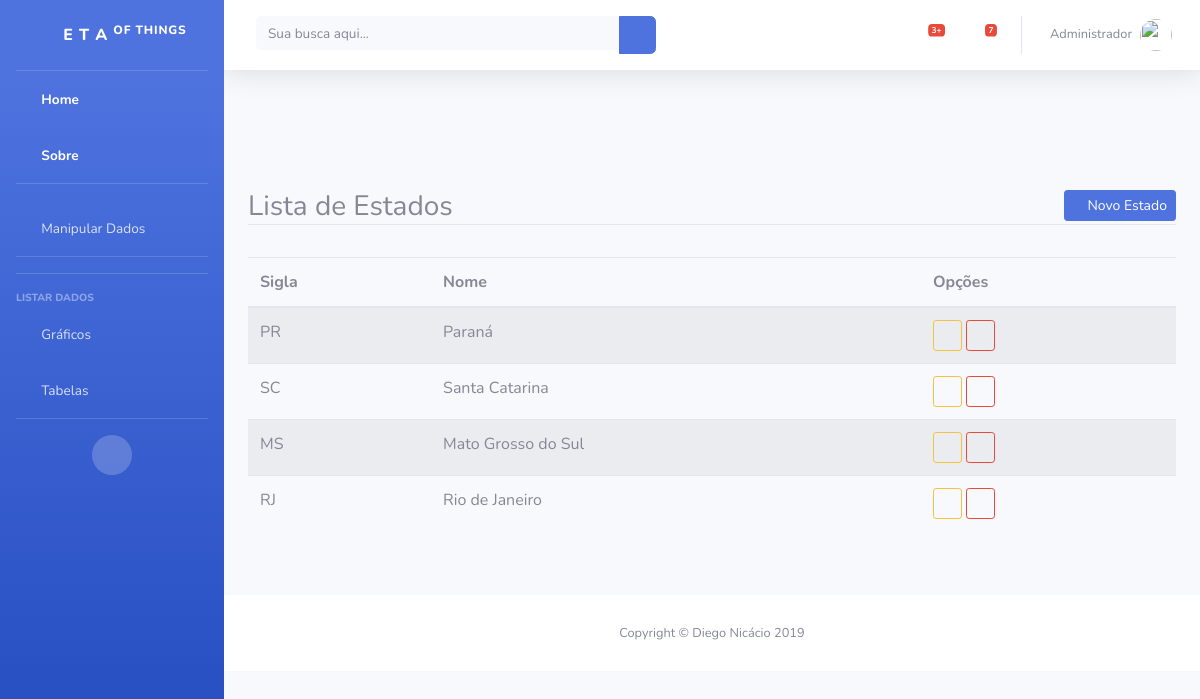
Screenshot of /listar/estado/ (signed in) with the database file from the repository.
### pessoa/models.py (models this page shows, shortened)
class Estado(models.Model):
    sigla = models.CharField(max_length=2)
    nome = models.CharField(max_length=50)

### pessoa/views.py (the view)
# urls.py: path('listar/estado/', EstadoList.as_view(), name="listar-estados"),
class EstadoList(GroupRequiredMixin, LoginRequiredMixin, ListView):
    group_required = u"Administrador"
    model = Estado
    template_name = "listas/list_estado.html"

### pessoa/templates/listas/list_estado.html
{% extends 'base.html' %}
{% load static %}
{% block main %}
<div class="container py-5">
    <div class="row mt-5">
        <div class="col-lg">
            <h3 class="border-bottom">
                Lista de Estados
                <a href="{% url 'cadastrar-cidade' %}" class="float-right btn btn-primary btn-sm">
                    <i class="fa fa-plus-circle" aria-hidden="true"></i>
                    Novo Estado
                </a>
            </h3>
        </div>
    </div>
    <div class="row">
        <div class="col-lg mt-4">
            <table class="table table-striped">
                <thead>
                    <tr>
                      <th>Sigla</th>
                      <th>Nome</th>
                      <th>Opções</th>
                    </tr>
                </thead>
                <tbody>
                    {% for obj in object_list %}
                    <tr>
                        <td>{{ obj.sigla }}</td>
                        <td>{{ obj.nome }}</td>
                        <td>
                            <a href="{% url 'editar-estado' obj.pk %}" class="btn btn-outline-warning btn-sm">
                                <i class="fa fa-edit" aria-hidden="true"></i>
                            </a>
                            <a href="{% url 'excluir-estado' obj.pk %}" class="btn btn-outline-danger btn-sm">
                                <i class="fa fa-trash" aria-hidden="true"></i>
                            </a>
                        </td>
                    </tr>
                    {% empty %}
                    <tr>
                        <td colspan="100%">Nenhum estado cadastrado</td>
                    </tr>
                    {% endfor %}
                </tbody>
            </table>
        </div>
    </div>
</div>
{% endblock %}

### pessoa/templates/base.html (shortened to what this page needs)
{% load static %}
<!DOCTYPE html>
<html lang="en">
<head>
  <link href="{% static 'vendor/bootstrap/css/bootstrap.css' %}" rel="stylesheet">
  <link href="{% static 'vendor/fontawesome-free/css/all.min.css' %}" rel="stylesheet" type="text/css">
  <link href="{% static 'css/sb-admin-2.min.css' %}" rel="stylesheet">
</head>
<body id="page-top">
  <div id="wrapper">
    {% block menu %}
    <ul class="navbar-nav bg-gradient-primary sidebar sidebar-dark accordion" id="accordionSidebar">
      <a class="sidebar-brand d-flex align-items-center justify-content-center" href="{% url 'index' %}">
        <div class="sidebar-brand-icon rotate-n-15">
          <i class="fas fa-laugh-wink"></i>
        </div>
        <div class="sidebar-brand-text mx-3">E  T  A   <sup>Of Things</sup></div>
      </a>
      <hr class="sidebar-divider my-0">
      <li class="nav-item active">
        <a class="nav-link" href="{% url 'index' %}">
          <i class="fas fa-fw fa-tachometer-alt"></i>
          <span>Home</span></a>
        </li>
        <li class="nav-item active">
          <a class="nav-link" href="{% url 'sobre' %}">
            <i class="fas fa-fw fa-user-graduate"></i>
            <span>Sobre</span></a>
          </li>
          {% if request.user.is_authenticated %}
          <hr class="sidebar-divider">
          <li class="nav-item">
            <a class="nav-link collapsed" href="#" data-toggle="collapse" data-target="#collapseTwo" aria-expanded="true" aria-controls="collapseTwo">
              <i class="fas fa-fw fa-wrench"></i>
              <span>Manipular Dados</span>
            </a>
            <hr class="sidebar-divider">
          </li>
          <hr class="sidebar-divider">
          <div class="sidebar-heading">
            Listar Dados
          </div>
          <li class="nav-item">
            <a class="nav-link" href="#">
              <i class="fas fa-fw fa-chart-area"></i>
              <span>Gráficos</span></a>
            </li>
            <li class="nav-item">
              <a class="nav-link" href="#">
                <i class="fas fa-fw fa-table"></i>
                <span>Tabelas</span></a>
              </li>
             {% endif %}
              <hr class="sidebar-divider d-none d-md-block">
              <div class="text-center d-none d-md-inline">
                <button class="rounded-circle border-0" id="sidebarToggle"></button>
              </div>
            </ul>
            <div id="content-wrapper" class="d-flex flex-column">
              <div id="content">
                <nav class="navbar navbar-expand navbar-light bg-white topbar mb-4 static-top shadow">
                  <form class="d-none d-sm-inline-block form-inline mr-auto ml-md-3 my-2 my-md-0 mw-100 navbar-search">
                    <div class="input-group">
                      <input type="text" class="form-control bg-light border-0 small" placeholder="Sua busca aqui..." aria-label="Search" aria-describedby="basic-addon2">
                      <div class="input-group-append">
                        <button class="btn btn-primary" type="button">
                          <i class="fas fa-search fa-sm"></i>
                        </button>
                      </div>
                    </div>
                  </form>
                  <ul class="navbar-nav ml-auto">
                    {% if user.is_authenticated %}
                    <li class="nav-item dropdown no-arrow mx-1">
                      <a class="nav-link dropdown-toggle" href="#" id="alertsDropdown" role="button" data-toggle="dropdown" aria-haspopup="true" aria-expanded="false">
                        <i class="fas fa-bell fa-fw"></i>
                        <span class="badge badge-danger badge-counter">3+</span>
                      </a>
                    </li>
                    <li class="nav-item dropdown no-arrow mx-1">
                      <a class="nav-link dropdown-toggle" href="#" id="messagesDropdown" role="button" data-toggle="dropdown" aria-haspopup="true" aria-expanded="false">
                        <i class="fas fa-envelope fa-fw"></i>
                        <span class="badge badge-danger badge-counter">7</span>
                      </a>
                    </li>
                    <li class="nav-item dropdown no-arrow">
                      <a class="nav-link dropdown-toggle" href="#" id="userDropdown" role="button" data-toggle="dropdown" aria-haspopup="true" aria-expanded="false">
                        <span class="mr-2 d-none d-lg-inline text-gray-600 small">{{ request.user.first_name }}</span>
                        <img class="img-profile rounded-circle" src="https://image.flaticon.com/icons/png/512/21/21104.png">
                      </a>
                    </li>
                  </ul>
                  {% endif %}
                </nav>
                {% endblock %}
                {% block main %}{% endblock %}
                {% block rodape %}
                <footer class="sticky-footer bg-white">
                  <div class="container my-auto">
                    <div class="copyright text-center my-auto">
                      <span>Copyright &copy; Diego Nicácio 2019</span>
                    </div>
                  </div>
                </footer>
              </div>
            </div>
            {% endblock %}
          </body>
          </html>

### rows the page displays
Estado: sigla "PR", nome "Paraná"
Estado: sigla "SC", nome "Santa Catarina"
Estado: sigla "MS", nome "Mato Grosso do Sul"
Estado: sigla "RJ", nome "Rio de Janeiro"

### other values shown
{{ request.user.first_name }} "Administrador"
